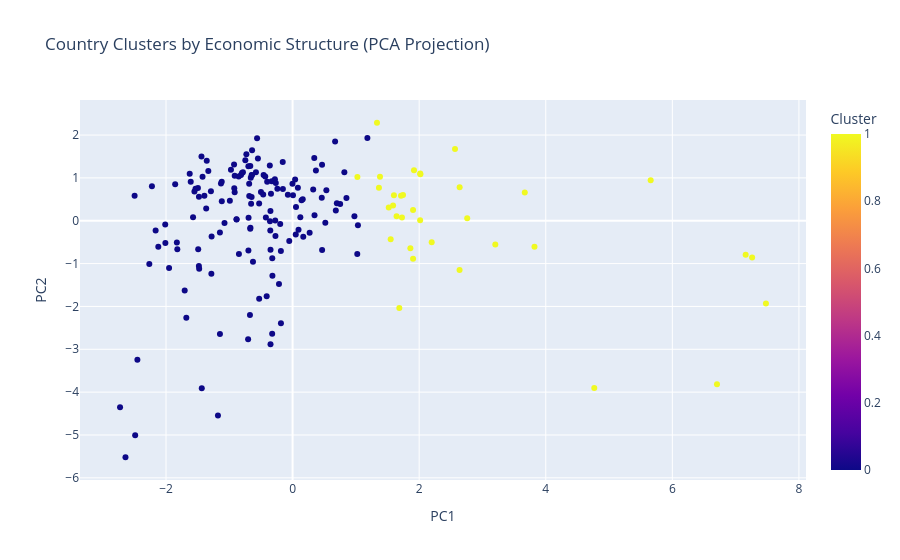

Notebook code cell kept with this figure:
### Code cell
# ---------------------------------------------
# Optional: PCA + clustering of economic structure
# ---------------------------------------------

feature_cols = [
    "Exports_share_%",
    "Imports_share_%",
    "GCF_share_%",
    "FCE_share_%",
    "Manufacturing_share_%",
    "Trade_Openness_%",
    "Trade_Balance_%",
]

cluster_features = struct_2024[["Country"] + feature_cols].dropna().copy()

scaler = StandardScaler()
X = scaler.fit_transform(cluster_features[feature_cols])

# Pick a sensible k by silhouette score
sil_scores = {}
for k in range(2, 7):
    km = KMeans(n_clusters=k, random_state=42, n_init=10)
    labels = km.fit_predict(X)
    sil_scores[k] = silhouette_score(X, labels)

best_k = max(sil_scores, key=sil_scores.get)
print("Silhouette scores:", sil_scores)
print("Best k:", best_k)

kmeans = KMeans(n_clusters=best_k, random_state=42, n_init=10)
cluster_features["Cluster"] = kmeans.fit_predict(X)

# PCA for 2D visualization
pca = PCA(n_components=2, random_state=42)
coords = pca.fit_transform(X)
cluster_features["PC1"] = coords[:, 0]
cluster_features["PC2"] = coords[:, 1]

fig = px.scatter(
    cluster_features,
    x="PC1",
    y="PC2",
    color="Cluster",
    hover_name="Country",
    title="Country Clusters by Economic Structure (PCA Projection)"
)

fig.show()

### Figure 1 — Plotly figure (JSON) as saved in the notebook; plotly's stock layout.template omitted (floating-point values rounded to 4 significant figures; data arrays with more than 128 entries replaced by an {"elided": "..."} marker saying what was removed)
{"data": [{"hovertemplate": "<b>%{hovertext}</b><br><br>PC1=%{x}<br>PC2=%{y}<br>Cluster=%{marker.color}<extra></extra>", "hovertext": {"elided": "177 str values"}, "legendgroup": "", "marker": {"color": {"elided": "177 int values"}, "coloraxis": "coloraxis", "symbol": "circle"}, "mode": "markers", "name": "", "orientation": "v", "showlegend": false, "type": "scatter", "x": {"elided": "177 float values"}, "xaxis": "x", "y": {"elided": "177 float values"}, "yaxis": "y"}], "layout": {"coloraxis": {"colorbar": {"title": {"text": "Cluster"}}, "colorscale": [[0, "#0d0887"], [0.1111, "#46039f"], [0.2222, "#7201a8"], [0.3333, "#9c179e"], [0.4444, "#bd3786"], [0.5556, "#d8576b"], [0.6667, "#ed7953"], [0.7778, "#fb9f3a"], [0.8889, "#fdca26"], [1, "#f0f921"]]}, "legend": {"tracegroupgap": 0}, "title": {"text": "Country Clusters by Economic Structure (PCA Projection)"}, "xaxis": {"anchor": "y", "domain": [0, 1], "title": {"text": "PC1"}}, "yaxis": {"anchor": "x", "domain": [0, 1], "title": {"text": "PC2"}}}}
